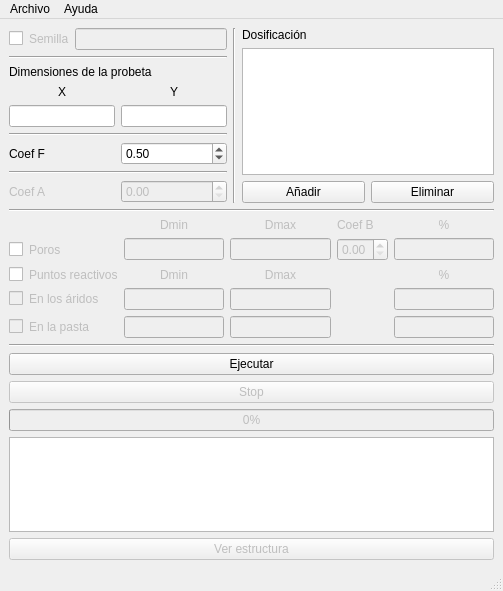
<?xml version="1.0" encoding="UTF-8"?>
<ui version="4.0">
 <class>MainWindow</class>
 <widget class="QMainWindow" name="MainWindow">
  <property name="enabled">
   <bool>true</bool>
  </property>
  <property name="geometry">
   <rect>
    <x>0</x>
    <y>0</y>
    <width>503</width>
    <height>591</height>
   </rect>
  </property>
  <property name="windowTitle">
   <string>Meso2D_03</string>
  </property>
  <widget class="QWidget" name="centralwidget">
   <layout class="QGridLayout" name="gridLayout_3">
    <item row="0" column="0">
     <layout class="QGridLayout" name="gridLayout_6" columnstretch="0" rowminimumheight="0,0,0">
      <property name="sizeConstraint">
       <enum>QLayout::SetFixedSize</enum>
      </property>
      <item row="0" column="0">
       <layout class="QHBoxLayout" name="horizontalLayout_3">
        <item>
         <layout class="QVBoxLayout" name="verticalLayout">
          <item>
           <layout class="QHBoxLayout" name="horizontalLayout_2">
            <item>
             <widget class="QCheckBox" name="cb_semilla">
              <property name="text">
               <string/>
              </property>
             </widget>
            </item>
            <item>
             <widget class="QLabel" name="lb_semilla">
              <property name="enabled">
               <bool>false</bool>
              </property>
              <property name="text">
               <string>Semilla</string>
              </property>
             </widget>
            </item>
            <item>
             <widget class="QLineEdit" name="le_semilla">
              <property name="enabled">
               <bool>false</bool>
              </property>
             </widget>
            </item>
           </layout>
          </item>
          <item>
           <widget class="Line" name="line_3">
            <property name="orientation">
             <enum>Qt::Horizontal</enum>
            </property>
           </widget>
          </item>
          <item>
           <spacer name="verticalSpacer">
            <property name="orientation">
             <enum>Qt::Vertical</enum>
            </property>
            <property name="sizeHint" stdset="0">
             <size>
              <width>20</width>
              <height>40</height>
             </size>
            </property>
           </spacer>
          </item>
          <item>
           <widget class="QLabel" name="lb_dimensiones">
            <property name="text">
             <string>Dimensiones de la probeta</string>
            </property>
            <property name="scaledContents">
             <bool>false</bool>
            </property>
            <property name="indent">
             <number>-1</number>
            </property>
            <property name="buddy">
             <cstring></cstring>
            </property>
           </widget>
          </item>
          <item>
           <layout class="QGridLayout" name="gridLayout_4">
            <item row="0" column="1">
             <widget class="QLabel" name="lb_y">
              <property name="text">
               <string>Y</string>
              </property>
              <property name="alignment">
               <set>Qt::AlignCenter</set>
              </property>
             </widget>
            </item>
            <item row="1" column="1">
             <widget class="QLineEdit" name="le_y"/>
            </item>
            <item row="1" column="0">
             <widget class="QLineEdit" name="le_x"/>
            </item>
            <item row="0" column="0">
             <widget class="QLabel" name="lb_x">
              <property name="text">
               <string>X</string>
              </property>
              <property name="alignment">
               <set>Qt::AlignCenter</set>
              </property>
             </widget>
            </item>
            <item row="2" column="1">
             <spacer name="verticalSpacer_2">
              <property name="orientation">
               <enum>Qt::Vertical</enum>
              </property>
              <property name="sizeHint" stdset="0">
               <size>
                <width>20</width>
                <height>40</height>
               </size>
              </property>
             </spacer>
            </item>
           </layout>
          </item>
          <item>
           <widget class="Line" name="line_4">
            <property name="orientation">
             <enum>Qt::Horizontal</enum>
            </property>
           </widget>
          </item>
          <item>
           <layout class="QHBoxLayout" name="horizontalLayout_5">
            <item>
             <widget class="QLabel" name="lb_coef_f">
              <property name="enabled">
               <bool>true</bool>
              </property>
              <property name="text">
               <string>Coef F</string>
              </property>
             </widget>
            </item>
            <item>
             <widget class="QDoubleSpinBox" name="dsb_coef_f">
              <property name="enabled">
               <bool>true</bool>
              </property>
              <property name="minimum">
               <double>0.350000000000000</double>
              </property>
              <property name="maximum">
               <double>0.650000000000000</double>
              </property>
              <property name="singleStep">
               <double>0.010000000000000</double>
              </property>
              <property name="value">
               <double>0.500000000000000</double>
              </property>
             </widget>
            </item>
           </layout>
          </item>
          <item>
           <widget class="Line" name="line_6">
            <property name="orientation">
             <enum>Qt::Horizontal</enum>
            </property>
           </widget>
          </item>
          <item>
           <layout class="QHBoxLayout" name="horizontalLayout_4">
            <item>
             <widget class="QLabel" name="lb_coef_a">
              <property name="enabled">
               <bool>false</bool>
              </property>
              <property name="text">
               <string>Coef A</string>
              </property>
             </widget>
            </item>
            <item>
             <widget class="QDoubleSpinBox" name="dsb_coef_a">
              <property name="enabled">
               <bool>false</bool>
              </property>
              <property name="maximum">
               <double>1.000000000000000</double>
              </property>
              <property name="singleStep">
               <double>0.010000000000000</double>
              </property>
             </widget>
            </item>
           </layout>
          </item>
         </layout>
        </item>
        <item>
         <widget class="Line" name="line">
          <property name="orientation">
           <enum>Qt::Vertical</enum>
          </property>
         </widget>
        </item>
        <item>
         <layout class="QGridLayout" name="gridLayout_2">
          <item row="4" column="2">
           <widget class="QLabel" name="lb_dosif">
            <property name="text">
             <string>Dosificación</string>
            </property>
           </widget>
          </item>
          <item row="6" column="2">
           <layout class="QHBoxLayout" name="horizontalLayout">
            <item>
             <widget class="QPushButton" name="pb_anyadir">
              <property name="text">
               <string>Añadir</string>
              </property>
             </widget>
            </item>
            <item>
             <widget class="QPushButton" name="pb_eliminar">
              <property name="text">
               <string>Eliminar</string>
              </property>
             </widget>
            </item>
           </layout>
          </item>
          <item row="5" column="2">
           <widget class="QTableWidget" name="tabla_dosif"/>
          </item>
         </layout>
        </item>
       </layout>
      </item>
      <item row="1" column="0">
       <layout class="QGridLayout" name="gridLayout">
        <item row="10" column="0">
         <widget class="QCheckBox" name="cb_puntos_aridos">
          <property name="enabled">
           <bool>false</bool>
          </property>
          <property name="text">
           <string/>
          </property>
         </widget>
        </item>
        <item row="10" column="3">
         <widget class="QLineEdit" name="le_dmax_ptos_aridos">
          <property name="enabled">
           <bool>false</bool>
          </property>
         </widget>
        </item>
        <item row="11" column="3">
         <widget class="QLineEdit" name="le_dmax_ptos_pasta">
          <property name="enabled">
           <bool>false</bool>
          </property>
         </widget>
        </item>
        <item row="9" column="1">
         <widget class="QLabel" name="lb_puntos">
          <property name="enabled">
           <bool>false</bool>
          </property>
          <property name="text">
           <string>Puntos reactivos</string>
          </property>
         </widget>
        </item>
        <item row="11" column="2">
         <widget class="QLineEdit" name="le_dmin_ptos_pasta">
          <property name="enabled">
           <bool>false</bool>
          </property>
         </widget>
        </item>
        <item row="9" column="3">
         <widget class="QLabel" name="lb_dmax_ptos">
          <property name="enabled">
           <bool>false</bool>
          </property>
          <property name="text">
           <string>Dmax</string>
          </property>
          <property name="alignment">
           <set>Qt::AlignCenter</set>
          </property>
         </widget>
        </item>
        <item row="11" column="1">
         <widget class="QLabel" name="lb_puntos_pasta">
          <property name="enabled">
           <bool>false</bool>
          </property>
          <property name="text">
           <string>En la pasta</string>
          </property>
         </widget>
        </item>
        <item row="9" column="5">
         <widget class="QLabel" name="lb_Pptos">
          <property name="enabled">
           <bool>false</bool>
          </property>
          <property name="text">
           <string>%</string>
          </property>
          <property name="alignment">
           <set>Qt::AlignCenter</set>
          </property>
         </widget>
        </item>
        <item row="9" column="2">
         <widget class="QLabel" name="lb_dmin_ptos">
          <property name="enabled">
           <bool>false</bool>
          </property>
          <property name="text">
           <string>Dmin</string>
          </property>
          <property name="alignment">
           <set>Qt::AlignCenter</set>
          </property>
         </widget>
        </item>
        <item row="10" column="5">
         <widget class="QLineEdit" name="le_Pptos_aridos">
          <property name="enabled">
           <bool>false</bool>
          </property>
         </widget>
        </item>
        <item row="11" column="0">
         <widget class="QCheckBox" name="cb_puntos_pasta">
          <property name="enabled">
           <bool>false</bool>
          </property>
          <property name="text">
           <string/>
          </property>
         </widget>
        </item>
        <item row="6" column="2">
         <widget class="QLabel" name="lb_dmin">
          <property name="enabled">
           <bool>false</bool>
          </property>
          <property name="text">
           <string>Dmin</string>
          </property>
          <property name="alignment">
           <set>Qt::AlignCenter</set>
          </property>
         </widget>
        </item>
        <item row="7" column="0">
         <widget class="QCheckBox" name="cb_poros">
          <property name="text">
           <string/>
          </property>
         </widget>
        </item>
        <item row="7" column="5">
         <widget class="QLineEdit" name="le_Pporos">
          <property name="enabled">
           <bool>false</bool>
          </property>
         </widget>
        </item>
        <item row="7" column="2">
         <widget class="QLineEdit" name="le_dmin">
          <property name="enabled">
           <bool>false</bool>
          </property>
         </widget>
        </item>
        <item row="7" column="3">
         <widget class="QLineEdit" name="le_dmax">
          <property name="enabled">
           <bool>false</bool>
          </property>
         </widget>
        </item>
        <item row="1" column="0" colspan="6">
         <widget class="Line" name="line_5">
          <property name="orientation">
           <enum>Qt::Horizontal</enum>
          </property>
         </widget>
        </item>
        <item row="11" column="5">
         <widget class="QLineEdit" name="le_Pptos_pasta">
          <property name="enabled">
           <bool>false</bool>
          </property>
         </widget>
        </item>
        <item row="6" column="4">
         <widget class="QLabel" name="lb_coef_b">
          <property name="enabled">
           <bool>false</bool>
          </property>
          <property name="text">
           <string>Coef B</string>
          </property>
         </widget>
        </item>
        <item row="6" column="5">
         <widget class="QLabel" name="lb_Pporos">
          <property name="enabled">
           <bool>false</bool>
          </property>
          <property name="text">
           <string>%</string>
          </property>
          <property name="alignment">
           <set>Qt::AlignCenter</set>
          </property>
         </widget>
        </item>
        <item row="10" column="2">
         <widget class="QLineEdit" name="le_dmin_ptos_aridos">
          <property name="enabled">
           <bool>false</bool>
          </property>
         </widget>
        </item>
        <item row="10" column="1">
         <widget class="QLabel" name="lb_puntos_aridos">
          <property name="enabled">
           <bool>false</bool>
          </property>
          <property name="text">
           <string>En los áridos</string>
          </property>
         </widget>
        </item>
        <item row="6" column="3">
         <widget class="QLabel" name="lb_dmax">
          <property name="enabled">
           <bool>false</bool>
          </property>
          <property name="text">
           <string>Dmax</string>
          </property>
          <property name="alignment">
           <set>Qt::AlignCenter</set>
          </property>
         </widget>
        </item>
        <item row="9" column="0">
         <widget class="QCheckBox" name="cb_puntos">
          <property name="text">
           <string/>
          </property>
         </widget>
        </item>
        <item row="7" column="1">
         <widget class="QLabel" name="lb_poros">
          <property name="enabled">
           <bool>false</bool>
          </property>
          <property name="text">
           <string>Poros</string>
          </property>
         </widget>
        </item>
        <item row="7" column="4">
         <widget class="QDoubleSpinBox" name="dsb_coef_b">
          <property name="enabled">
           <bool>false</bool>
          </property>
          <property name="decimals">
           <number>2</number>
          </property>
          <property name="maximum">
           <double>1.000000000000000</double>
          </property>
          <property name="singleStep">
           <double>0.010000000000000</double>
          </property>
         </widget>
        </item>
       </layout>
      </item>
      <item row="2" column="0">
       <layout class="QVBoxLayout" name="verticalLayout_3">
        <item>
         <widget class="Line" name="line_2">
          <property name="lineWidth">
           <number>1</number>
          </property>
          <property name="orientation">
           <enum>Qt::Horizontal</enum>
          </property>
         </widget>
        </item>
        <item>
         <widget class="QPushButton" name="pb_ejecutar">
          <property name="text">
           <string>Ejecutar</string>
          </property>
         </widget>
        </item>
        <item>
         <widget class="QPushButton" name="pb_stop">
          <property name="enabled">
           <bool>false</bool>
          </property>
          <property name="text">
           <string>Stop</string>
          </property>
         </widget>
        </item>
        <item>
         <widget class="QProgressBar" name="progressBar">
          <property name="enabled">
           <bool>false</bool>
          </property>
          <property name="value">
           <number>0</number>
          </property>
         </widget>
        </item>
        <item>
         <widget class="QTextBrowser" name="tb_info">
          <property name="enabled">
           <bool>true</bool>
          </property>
         </widget>
        </item>
        <item>
         <widget class="QPushButton" name="pb_ver_estructura">
          <property name="enabled">
           <bool>false</bool>
          </property>
          <property name="text">
           <string>Ver estructura</string>
          </property>
         </widget>
        </item>
       </layout>
      </item>
     </layout>
    </item>
   </layout>
  </widget>
  <widget class="QMenuBar" name="menubar">
   <property name="geometry">
    <rect>
     <x>0</x>
     <y>0</y>
     <width>503</width>
     <height>21</height>
    </rect>
   </property>
   <widget class="QMenu" name="menuArchivo">
    <property name="title">
     <string>Archivo</string>
    </property>
    <addaction name="a_Nuevo"/>
    <addaction name="a_Abrir"/>
    <addaction name="a_GuardarP"/>
    <addaction name="separator"/>
    <addaction name="a_GuardarI"/>
    <addaction name="a_Estructura"/>
    <addaction name="a_Informe"/>
    <addaction name="separator"/>
    <addaction name="a_Salir"/>
   </widget>
   <widget class="QMenu" name="menuAyuda">
    <property name="title">
     <string>Ayuda</string>
    </property>
    <addaction name="a_Tutorial"/>
    <addaction name="a_CargarE"/>
    <addaction name="a_Acerca"/>
   </widget>
   <addaction name="menuArchivo"/>
   <addaction name="menuAyuda"/>
  </widget>
  <widget class="QStatusBar" name="statusbar"/>
  <action name="a_Nuevo">
   <property name="enabled">
    <bool>true</bool>
   </property>
   <property name="text">
    <string>Nuevo Proyecto</string>
   </property>
  </action>
  <action name="a_Abrir">
   <property name="text">
    <string>Abrir Proyecto</string>
   </property>
  </action>
  <action name="a_GuardarP">
   <property name="enabled">
    <bool>true</bool>
   </property>
   <property name="text">
    <string>Guardar Proyecto</string>
   </property>
  </action>
  <action name="a_Informe">
   <property name="enabled">
    <bool>false</bool>
   </property>
   <property name="text">
    <string>Generar Informe</string>
   </property>
  </action>
  <action name="a_Salir">
   <property name="text">
    <string>Salir</string>
   </property>
  </action>
  <action name="a_Estructura">
   <property name="enabled">
    <bool>false</bool>
   </property>
   <property name="text">
    <string>Guardar Estructura</string>
   </property>
  </action>
  <action name="a_Dosif">
   <property name="enabled">
    <bool>false</bool>
   </property>
   <property name="text">
    <string>Dosificación</string>
   </property>
  </action>
  <action name="a_Tutorial">
   <property name="text">
    <string>Tutorial</string>
   </property>
  </action>
  <action name="a_Acerca">
   <property name="text">
    <string>Acerca de</string>
   </property>
  </action>
  <action name="a_Semilla">
   <property name="enabled">
    <bool>false</bool>
   </property>
   <property name="text">
    <string>Semilla</string>
   </property>
  </action>
  <action name="a_Ejecutar">
   <property name="enabled">
    <bool>false</bool>
   </property>
   <property name="text">
    <string>Ejecutar</string>
   </property>
  </action>
  <action name="a_GuardarI">
   <property name="enabled">
    <bool>false</bool>
   </property>
   <property name="text">
    <string>Guardar Imagen</string>
   </property>
  </action>
  <action name="a_CargarE">
   <property name="text">
    <string>Cargar Ejemplo</string>
   </property>
  </action>
 </widget>
 <resources/>
 <connections/>
</ui>
